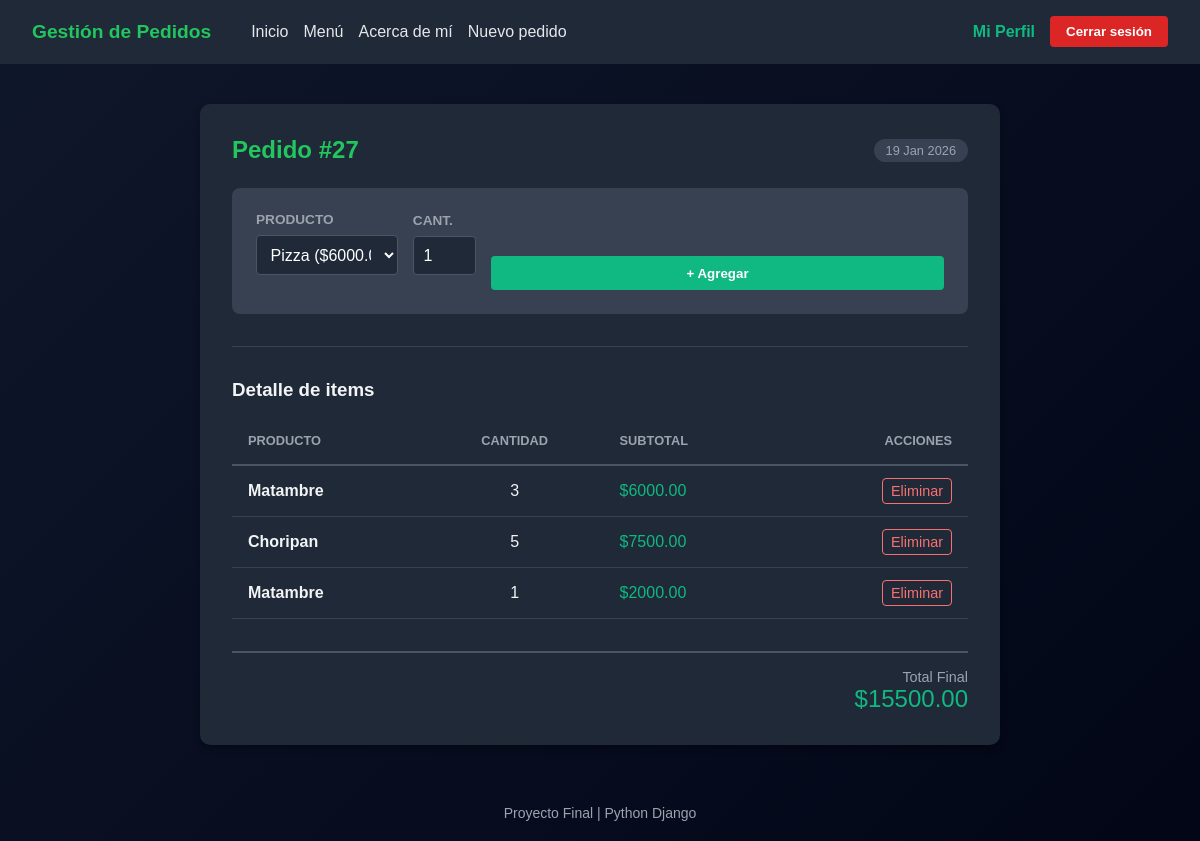
/pedido/27/ (signed in), run on an earlier commit of the app's database.
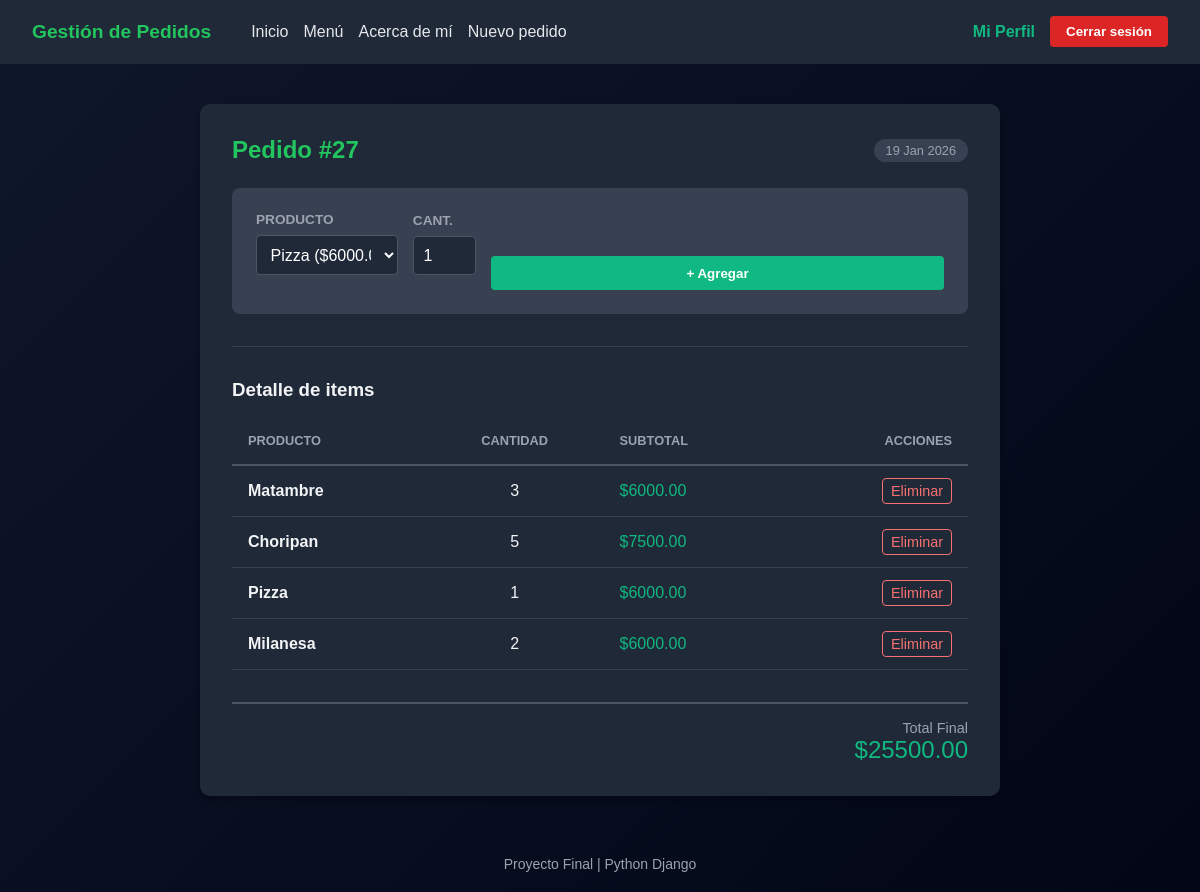
And on a later commit of the database.
### core/models.py (models this page shows, shortened)
class Pedido(models.Model):
    cliente = models.ForeignKey(User, on_delete=models.CASCADE)
    creado = models.DateTimeField(auto_now_add=True)
    estado = models.CharField(max_length=20, default='Pendiente')

class PedidoProducto(models.Model):
    pedido = models.ForeignKey(Pedido, on_delete=models.CASCADE)
    producto = models.ForeignKey(Producto, on_delete=models.CASCADE)
    cantidad = models.PositiveIntegerField(default=1)
    def subtotal(self):
        return self.cantidad * self.producto.precio

class Producto(models.Model):
    nombre = models.CharField(max_length=100)
    precio = models.DecimalField(max_digits=8, decimal_places=2)
    descripcion = RichTextField(null=True, blank=True)
    imagen = models.ImageField(upload_to='productos/', null=True, blank=True)
    fecha_creacion = models.DateTimeField(default=timezone.now)

### core/views.py (the view, shortened to what this page needs)
# urls.py: path('pedido/<int:pedido_id>/', views.detalle_pedido, name='detalle_pedido'),
@login_required
def detalle_pedido(request, pedido_id):
    pedido = get_object_or_404(Pedido, id=pedido_id, cliente=request.user)
    items = PedidoProducto.objects.filter(pedido=pedido)
    productos = Producto.objects.all()
    total = sum(item.subtotal() for item in items)
    return render(request, 'core/detalle_pedido.html', {
        'pedido': pedido,
        'items': items,
        'productos': productos,
        'total': total
    })

### core/templates/core/detalle_pedido.html (shortened to what this page needs)
{% extends 'core/base.html' %}
{% block content %}
<div class="order-card">
    <div style="display: flex; justify-content: space-between; align-items: center; margin-bottom: 1.5rem;">
        <h2 style="margin:0;">Pedido #{{ pedido.id }}</h2>
        <span style="background: #374151; padding: 4px 12px; border-radius: 20px; font-size: 0.8rem; color: #9ca3af;">
            {{ pedido.creado|date:"d M Y" }}
        </span>
    </div>
    <form method="post" class="form-row">
        <div class="form-group" style="flex-grow: 1;">
            <label class="form-label">Producto</label>
            <select name="producto" class="form-control" required>
                {% for producto in productos %}
                    <option value="{{ producto.id }}">
                        {{ producto.nombre }} (${{ producto.precio }})
                    </option>
                {% endfor %}
            </select>
        </div>
        <div class="form-group" style="width: 100px;">
            <label class="form-label">Cant.</label>
            <input type="number" name="cantidad" min="1" value="1" class="form-control" required>
        </div>
        <button type="submit" class="btn-add">
            + Agregar
        </button>
    </form>
    <hr style="border: 0; border-top: 1px solid #374151; margin: 2rem 0;">
    {% if items %}
        <h3>Detalle de items</h3>
        <table>
            <thead>
                <tr>
                    <th>Producto</th>
                    <th style="text-align: center;">Cantidad</th>
                    <th>Subtotal</th>
                    <th style="text-align: right;">Acciones</th>
                </tr>
            </thead>
            <tbody>
                {% for item in items %}
                <tr>
                    <td style="font-weight: bold;">{{ item.producto.nombre }}</td>
                    <td style="text-align: center;">{{ item.cantidad }}</td>
                    <td style="color: #10b981;">${{ item.subtotal }}</td>
                    <td style="text-align: right;">
                        <a href="{% url 'eliminar_item' item.id %}" class="delete-btn">Eliminar</a>
                    </td>
                </tr>
                {% endfor %}
            </tbody>
        </table>
        <div class="total-section">
            <small style="font-size: 0.9rem; color: #9ca3af; display:block;">Total Final</small>
            ${{ total }}
        </div>
    {% else %}
        <div style="text-align: center; padding: 2rem; color: #9ca3af;">
            <p>El carrito está vacío. ¡Agrega tu primer producto arriba!</p>
        </div>
    {% endif %}
</div>
{% endblock %}

### core/templates/core/base.html (shortened to what this page needs)
{% load static %}
<!DOCTYPE html>
<html lang="es">
<head>
    <link rel="stylesheet" href="{% static 'core/css/style.css' %}">
</head>
<body>
    <nav class="navbar" style="display: flex; justify-content: space-between; align-items: center; padding: 1rem 2rem; background-color: #1f2937; color: white;">
        <div style="display: flex; align-items: center; gap: 20px;">
            <span class="logo" style="font-weight: bold; font-size: 1.2rem; margin-right: 20px;">Gestión de Pedidos</span>
            {% if user.is_authenticated %}
                <div class="menu-links" style="display: flex; gap: 15px;">
                    <a href="{% url 'home' %}" style="color: #e5e7eb; text-decoration: none;">Inicio</a>
                    <a href="{% url 'productos_list' %}" style="color: #e5e7eb; text-decoration: none;">Menú</a>
                    <a href="{% url 'about' %}" style="color: #e5e7eb; text-decoration: none;">Acerca de mí</a>
                    <a href="{% url 'crear_pedido' %}" style="color: #e5e7eb; text-decoration: none;">Nuevo pedido</a>
                </div>
            {% endif %}
        </div>
        <div class="user-actions" style="display: flex; align-items: center; gap: 15px;">
            {% if user.is_authenticated %}
                <a href="{% url 'mi_perfil' %}" style="color: #10b981; text-decoration: none; font-weight: bold; display: flex; align-items: center; gap: 8px;">
                    Mi Perfil
                </a>
                <form action="{% url 'logout' %}" method="post" style="display:inline;">
                    <button type="submit" style="background-color: #dc2626; color: white; border: none; padding: 8px 16px; border-radius: 4px; cursor: pointer; font-weight: bold;">
                        Cerrar sesión
                    </button>
                </form>
            {% else %}
                <div style="display: flex; gap: 15px;">
                    <a href="{% url 'login' %}" style="color: white; text-decoration: none;">Login</a>
                    <a href="{% url 'registro' %}" style="color: white; text-decoration: none;">Registro</a>
                </div>
            {% endif %}
        </div>
    </nav>
    <main class="container">
        {% block content %}{% endblock %}
    </main>
    <footer class="footer">
        Proyecto Final | Python Django
    </footer>
</body>
</html>

### core/static/core/css/style.css (style rules this page uses)
* { margin: 0; padding: 0; box-sizing: border-box; font-family: Arial, Helvetica, sans-serif; }
body { background: linear-gradient(135deg, #0f172a, #020617); color: #e5e7eb; min-height: 100vh; }
.navbar { background-color: #020617; padding: 15px 0; border-bottom: 1px solid #1e293b; }
.logo { font-size: 20px; font-weight: bold; color: #22c55e; }
.container { width: 90%; max-width: 900px; margin: 40px auto; }
h1, h2 { margin-bottom: 20px; color: #22c55e; }
form div { margin-bottom: 15px; }
input, select, button { width: 100%; padding: 8px; border-radius: 5px; border: none; }
button { background-color: #22c55e; color: #020617; font-weight: bold; cursor: pointer; }
.footer { text-align: center; padding: 20px; font-size: 14px; color: #9ca3af; }

### core/templates/core/detalle_pedido.html (style rules this page uses)
.order-card { background-color: #1f2937; border-radius: 10px; box-shadow: 0 4px 6px rgba(0, 0, 0, 0.3); padding: 2rem; max-width: 800px; margin: 2rem auto; color: #f3f4f6; }
.form-row { display: flex; gap: 15px; margin-bottom: 2rem; align-items: flex-end; background-color: #374151; padding: 1.5rem; border-radius: 8px; }
.form-group { display: flex; flex-direction: column; }
.form-label { margin-bottom: 0.5rem; font-size: 0.85rem; color: #9ca3af; font-weight: bold; text-transform: uppercase; }
.form-control { padding: 0.6rem; border-radius: 4px; border: 1px solid #4b5563; background-color: #1f2937; color: white; font-size: 1rem; }
.btn-add { background-color: #10b981; color: white; padding: 0.6rem 1.5rem; border-radius: 4px; border: none; cursor: pointer; font-weight: bold; transition: background-color 0.2s; height: fit-content; }
table { width: 100%; border-collapse: collapse; margin-top: 1rem; }
th { text-align: left; padding: 1rem; border-bottom: 2px solid #4b5563; color: #9ca3af; text-transform: uppercase; font-size: 0.8rem; }
td { padding: 1rem; border-bottom: 1px solid #374151; vertical-align: middle; }
.delete-btn { color: #f87171; text-decoration: none; font-size: 0.9rem; border: 1px solid #f87171; padding: 4px 8px; border-radius: 4px; transition: all 0.2s; }
.total-section { margin-top: 2rem; text-align: right; font-size: 1.5rem; border-top: 2px solid #4b5563; padding-top: 1rem; color: #10b981; }

What changed in the data, as far as the page shows it:
removed PedidoProducto: producto.nombre "Matambre", cantidad "1", subtotal "2000.00"
added PedidoProducto: producto.nombre "Pizza", cantidad "1", subtotal "6000.00"
added PedidoProducto: producto.nombre "Milanesa", cantidad "2", subtotal "6000.00"
Also different on the page:
{{ total }}: "15500.00" → "25500.00"
